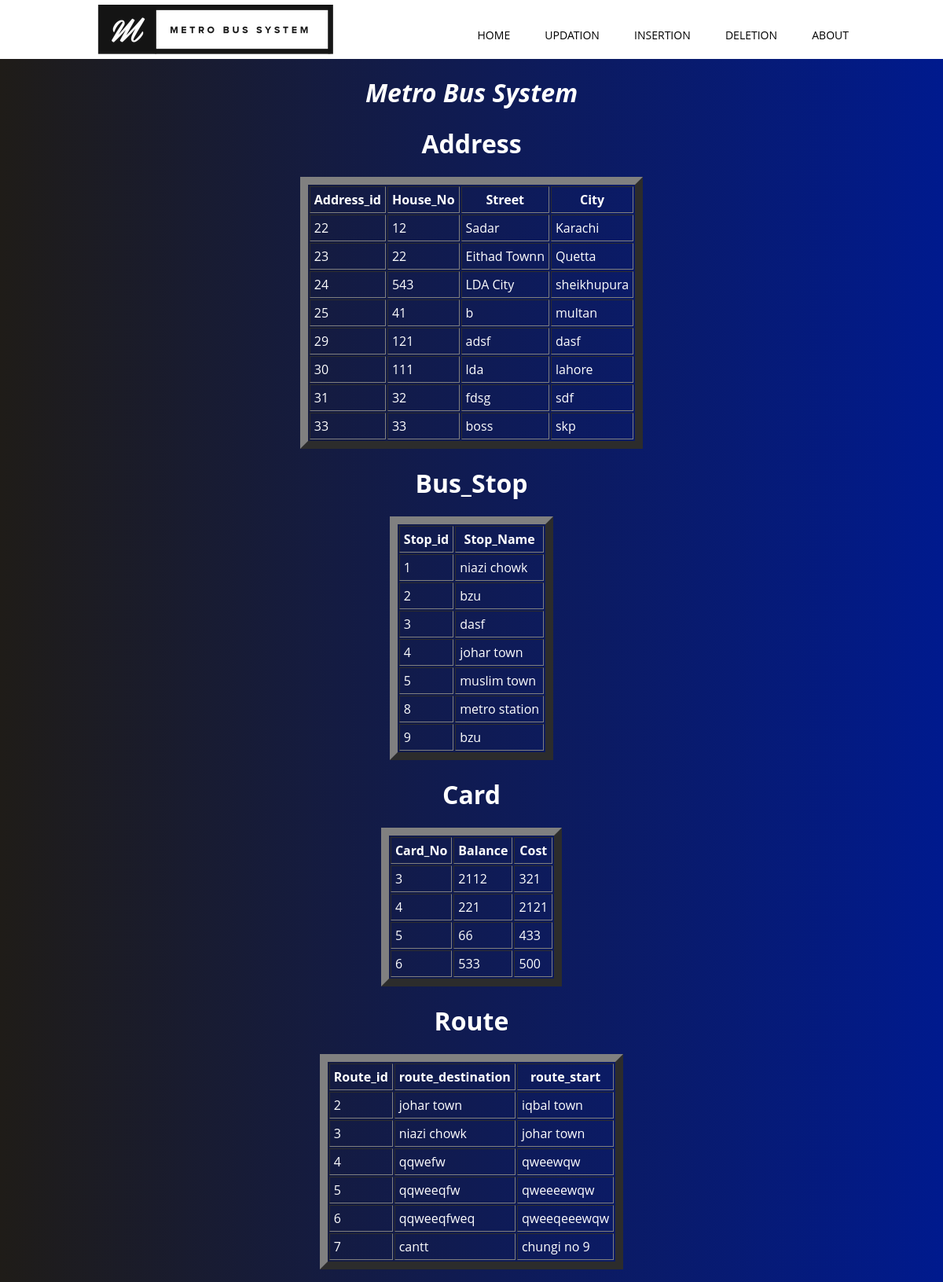
Page /about.php (upper part) on the committed database.
### tables this page shows
CREATE TABLE `Address` (
  `Address_id` int(11) NOT NULL,
  `House_No` varchar(255) DEFAULT NULL,
  `Street` varchar(255) DEFAULT NULL,
  `City` varchar(255) DEFAULT NULL
);

CREATE TABLE `Bus_Stop` (
  `Stop_id` int(11) NOT NULL,
  `Stop_name` varchar(255) DEFAULT NULL
);

CREATE TABLE `Card` (
  `Card_no` int(11) NOT NULL,
  `Balance` int(7) DEFAULT NULL,
  `Cost` int(7) DEFAULT NULL
);

CREATE TABLE `Route` (
  `Route_id` int(11) NOT NULL,
  `route_destination` varchar(255) DEFAULT NULL,
  `route_start` varchar(255) DEFAULT NULL
);

### about.php (the view, shortened to what this page needs)
<html>
<head>
    <link rel="stylesheet" type="text/css" href="style.css?v=<?php echo time();?>">
    </head>
<body>
<header>
    <div class="container">
     <img src="img.png" alt="heading">
        <nav>
        <ul>
          <li><a href="index.php">Home</a></li>
       <li><a href="updation.php">Updation</a></li>
       <li><a href="insertion.php">Insertion</a></li>
       <li><a href="deletion.php">Deletion</a></li>
       <li><a href="about.php">About</a></li>
            </ul>
        </nav>
        </div>
    </header>
    <h1 align="center"><i>Metro Bus System</i></h1>
<div id="t1" >
     <?php
        $dbconnect=mysqli_connect('localhost','root','','project');
     $query=mysqli_query($dbconnect,"select * from Address");
     ?>
    <table align="center" border="10" cellpadding="5"  >
     <tr>
         <h1 align="center">Address</h1>
       <th>Address_id</th>
        <th>House_No</th>
       <th>Street</th>
       <th>City</th>
        </tr>
        <?php
        while($rows=mysqli_fetch_assoc($query)){
            ?>
        <tr>
        <td><?php echo $rows['Address_id']; ?></td>
        <td><?php echo $rows['House_No']; ?></td>
        <td><?php echo $rows['Street']; ?></td>
        <td><?php echo $rows['City']; ?></td>
        </tr>
        <?php
        }
        ?>
     </table>
    </div>
<div id="t2" >
             <?php
        $dbconnect=mysqli_connect('localhost','root','','project');
     $query=mysqli_query($dbconnect,"select * from Bus_Stop");
     ?>
    <table align="center" border="10" cellpadding="5">
     <tr>
         <h1 align="center">Bus_Stop</h1>
       <th>Stop_id</th>
        <th>Stop_Name</th>
        </tr>
       <?php
        while($rows=mysqli_fetch_assoc($query)){
            ?>
        <tr>
        <td><?php echo $rows['Stop_id']; ?></td>
        <td><?php echo $rows['Stop_name']; ?></td>
        </tr>
        <?php
        }
        ?>
         </table>
    </div>
<div id="t3" >
              <?php
        $dbconnect=mysqli_connect('localhost','root','','project');
     $query=mysqli_query($dbconnect,"select * from Card");
     ?>
    <table align="center" border="10" cellpadding="5">
     <tr>
         <h1 align="center">Card</h1>
         <th>Card_No</th>
       <th>Balance</th>
        <th>Cost</th>
        </tr>
                  <?php
        while($rows=mysqli_fetch_assoc($query)){
            ?>
        <tr>
        <td><?php echo $rows['Card_no']; ?></td>
        <td><?php echo $rows['Balance']; ?></td>
        <td><?php echo $rows['Cost']; ?></td>
        </tr>
        <?php
        }
        ?>
         </table>
    </div>
<div id="t4" >
                 <?php
        $dbconnect=mysqli_connect('localhost','root','','project');
     $query=mysqli_query($dbconnect,"select * from Route");
     ?>
    <table align="center" border="10" cellpadding="5">
     <tr>
         <h1 align="center">Route</h1>
         <th>Route_id</th>
       <th>route_destination</th>
        <th>route_start</th>
        </tr>
                         <?php
        while($rows=mysqli_fetch_assoc($query)){
            ?>
        <tr>
        <td><?php echo $rows['Route_id']; ?></td>
        <td><?php echo $rows['route_destination']; ?></td>
        <td><?php echo $rows['route_start']; ?></td>
        </tr>
        <?php
        }
        ?>
      </table>
    </div>
    </body>
</html>

### style.css (style rules this page uses)
body { margin: 0; background:white; font-family:'Open Sans', sans-serif; font-weight: 500; background: #001a8e; background: -webkit-linear-gradient(to right, #1F1C18, #001a8e); background: linear-gradient(to right, #1F1C18, #001a8e); color:white; }
h1 { font-family:'Open Sans', sans-serif; }
.container { width: 80%; margin:0 auto; }
header { background: white; }
header::after { content: ''; display: table; clear: both; }
nav { float: right; }
nav ul { margin: 0; padding: 0; list-style: none; }
nav li { display: inline-block; margin-left: 40px; padding-top: 35px; position: relative; }
nav a { color: black; text-decoration: none; text-transform: uppercase; font-size: 14px; }
nav a::before { content: ''; display: block; height: 5px; background-color:blue; position: absolute; top:20px; width: 0%; text-align: left; transition: all ease-in-out 200ms; }

### rows in the picture
address: Address_id "22", House_No "12", Street "Sadar", City "Karachi"
address: Address_id "23", House_No "22", Street "Eithad Townn", City "Quetta"
address: Address_id "24", House_No "543", Street "LDA City", City "sheikhupura"
address: Address_id "25", House_No "41", Street "b", City "multan"
address: Address_id "29", House_No "121", Street "adsf", City "dasf"
address: Address_id "30", House_No "111", Street "lda", City "lahore"
address: Address_id "31", House_No "32", Street "fdsg", City "sdf"
address: Address_id "33", House_No "33", Street "boss", City "skp"
bus_stop: Stop_id "1", Stop_name "niazi chowk"
bus_stop: Stop_id "2", Stop_name "bzu"
bus_stop: Stop_id "3", Stop_name "dasf"
bus_stop: Stop_id "4", Stop_name "johar town"
bus_stop: Stop_id "5", Stop_name "muslim town"
bus_stop: Stop_id "8", Stop_name "metro station"
bus_stop: Stop_id "9", Stop_name "bzu"
card: Card_no "3", Balance "2112", Cost "321"
card: Card_no "4", Balance "221", Cost "2121"
card: Card_no "5", Balance "66", Cost "433"
card: Card_no "6", Balance "533", Cost "500"
route: Route_id "2", route_destination "johar town", route_start "iqbal town"
route: Route_id "3", route_destination "niazi chowk", route_start "johar town"
route: Route_id "4", route_destination "qqwefw", route_start "qweewqw"
route: Route_id "5", route_destination "qqweeqfw", route_start "qweeeewqw"
route: Route_id "6", route_destination "qqweeqfweq", route_start "qweeqeeewqw"
route: Route_id "7", route_destination "cantt", route_start "chungi no 9"
